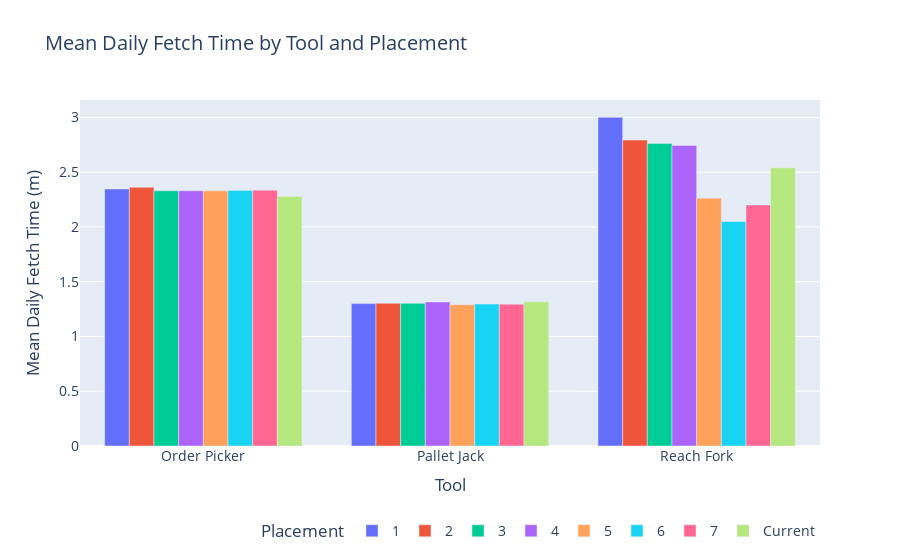

Source (notebook cell):
### Code cell
# create one bar plot, showing the mean task time by tool for each placements
# give every placement a different color
# add a title and legend, put the legend above the plot
fig = go.Figure()
for placement in mean_fetch_time_by_tool['placement'].unique():
    placement_df = mean_fetch_time_by_tool[mean_fetch_time_by_tool['placement'] == placement]
    fig.add_trace(go.Bar(x=placement_df['fetch_tool'], y=placement_df['mean_task_time'], name=placement))
fig.update_layout(title='Mean Daily Fetch Time by Tool and Placement', xaxis_title='Tool', yaxis_title='Mean Daily Fetch Time (m)', legend_title='Placement', legend=dict(orientation='h', yanchor='top', y=-0.2, xanchor='right', x=1), font=dict(size=14))
# capitalize the column names 
fig.update_xaxes(ticktext=['Order Picker', 'Pallet Jack', 'Reach Fork'], tickvals=['ORDER_PICKER', 'PALLET_JACK', 'REACH_FORK', 'trolley'])
fig.show()

# export the fig to a png file under the ./graphs/ folder
fig.write_image('./graphs/mean_daily_fetch_time_by_tool_and_placement.png', width=800, height=400)

### Figure 1 — Plotly figure (JSON) as saved in the notebook; plotly's stock layout.template omitted (floating-point values rounded to 4 significant figures)
{"data": [{"name": "1", "type": "bar", "x": ["ORDER_PICKER", "PALLET_JACK", "REACH_FORK"], "y": [2.346, 1.3, 3.001]}, {"name": "2", "type": "bar", "x": ["ORDER_PICKER", "PALLET_JACK", "REACH_FORK"], "y": [2.362, 1.303, 2.793]}, {"name": "3", "type": "bar", "x": ["ORDER_PICKER", "PALLET_JACK", "REACH_FORK"], "y": [2.33, 1.303, 2.762]}, {"name": "4", "type": "bar", "x": ["ORDER_PICKER", "PALLET_JACK", "REACH_FORK"], "y": [2.33, 1.316, 2.744]}, {"name": "5", "type": "bar", "x": ["ORDER_PICKER", "PALLET_JACK", "REACH_FORK"], "y": [2.33, 1.29, 2.263]}, {"name": "6", "type": "bar", "x": ["ORDER_PICKER", "PALLET_JACK", "REACH_FORK"], "y": [2.334, 1.296, 2.05]}, {"name": "7", "type": "bar", "x": ["ORDER_PICKER", "PALLET_JACK", "REACH_FORK"], "y": [2.335, 1.295, 2.2]}, {"name": "Current", "type": "bar", "x": ["ORDER_PICKER", "PALLET_JACK", "REACH_FORK"], "y": [2.279, 1.316, 2.54]}], "layout": {"font": {"size": 14}, "legend": {"orientation": "h", "title": {"text": "Placement"}, "x": 1, "xanchor": "right", "y": -0.2, "yanchor": "top"}, "title": {"text": "Mean Daily Fetch Time by Tool and Placement"}, "xaxis": {"ticktext": ["Order Picker", "Pallet Jack", "Reach Fork"], "tickvals": ["ORDER_PICKER", "PALLET_JACK", "REACH_FORK", "trolley"], "title": {"text": "Tool"}}, "yaxis": {"title": {"text": "Mean Daily Fetch Time (m)"}}}}
